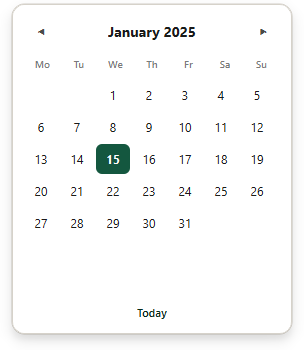

Write Python code to recreate this figure.
"""
Visual test for the CalendarPopup.
Renders the popup offscreen, checks every button's geometry and style,
saves a screenshot, and prints diagnostics.
"""
import sys
import os
sys.path.insert(0, os.path.dirname(__file__))

from PySide6.QtWidgets import QApplication
from PySide6.QtCore import QDate, Qt
from PySide6.QtGui import QImage, QPainter

app = QApplication.instance() or QApplication(sys.argv)

# Apply the FULL global stylesheet (this is the root cause environment)
from src.ui.theme import get_stylesheet
app.setStyleSheet(get_stylesheet())

from src.ui.widgets.date_picker import CalendarPopup

# Create popup for January 2025 (31 days, starts on Wednesday)
test_date = QDate(2025, 1, 15)
popup = CalendarPopup(test_date)
popup.setWindowFlags(Qt.Widget)  # render as normal widget for testing
popup.setAttribute(Qt.WA_TranslucentBackground, False)  # disable for offscreen
popup.show()
app.processEvents()

print("=" * 60)
print(f"  CalendarPopup Visual Test — January 2025")
print(f"  Selected: Jan 15  |  Today: {QDate.currentDate().toString('MMM d')}")
print("=" * 60)

# Check the card
card = popup._card
print(f"\n[Card] geometry={card.geometry()}, visible={card.isVisible()}")

# Find all QPushButtons inside the card
from PySide6.QtWidgets import QPushButton
all_btns = card.findChildren(QPushButton)
print(f"\n[Buttons] Total QPushButtons in card: {len(all_btns)}")

day_btns = []
nav_btns = []
other_btns = []
for btn in all_btns:
    text = btn.text().strip()
    if text.isdigit() and 1 <= int(text) <= 31:
        day_btns.append(btn)
    elif text in ("\u25c0", "\u25b6"):
        nav_btns.append(btn)
    else:
        other_btns.append(btn)

print(f"  Day buttons: {len(day_btns)}")
print(f"  Nav buttons: {len(nav_btns)}")
print(f"  Other buttons: {len(other_btns)}  ({[b.text().encode('ascii', 'replace').decode() for b in other_btns]})")

# Check each day button's effective style
print(f"\n{'Day':>3} | {'Size':>9} | {'Visible':>7} | {'SS has padding:0':>17} | {'Background':>12}")
print("-" * 60)
problems = []
for btn in sorted(day_btns, key=lambda b: int(b.text())):
    day = int(btn.text())
    sz = f"{btn.width()}x{btn.height()}"
    vis = btn.isVisible()
    ss = btn.styleSheet()
    has_pad_reset = "padding: 0px" in ss or "padding:0px" in ss
    # Try to read effective background from stylesheet
    bg = "?"
    if "background: #14573F" in ss or "background: " + "#14573F" in ss:
        bg = "GREEN(sel)"
    elif "background: #F3F1EC" in ss:
        bg = "CREAM(today)"
    elif "background: #FFFFFF" in ss:
        bg = "WHITE"
    elif "background: transparent" in ss:
        bg = "TRANSPARENT"
    else:
        # Extract first background value
        import re
        m = re.search(r'background:\s*([^;]+);', ss)
        bg = m.group(1).strip() if m else "UNKNOWN"

    flag = ""
    if not vis:
        flag = " *** INVISIBLE"
        problems.append(f"Day {day} is not visible!")
    if not has_pad_reset:
        flag += " *** NO PADDING RESET"
        problems.append(f"Day {day} missing padding:0px reset!")

    print(f"{day:>3} | {sz:>9} | {str(vis):>7} | {str(has_pad_reset):>17} | {bg:>12}{flag}")

# Render to screenshot
print("\n[Screenshot] Rendering popup to test_calendar_visual.png ...")
from PySide6.QtCore import QPoint

img = QImage(popup.size(), QImage.Format_ARGB32_Premultiplied)
img.fill(Qt.white)
painter = QPainter(img)
popup.render(painter, QPoint(0, 0))
painter.end()
img.save("test_calendar_visual.png")
print(f"  Saved {img.width()}x{img.height()} image.")

# Also render just the card
img2 = QImage(card.size(), QImage.Format_ARGB32_Premultiplied)
img2.fill(Qt.white)
painter2 = QPainter(img2)
card.render(painter2, QPoint(0, 0))
painter2.end()
img2.save("test_calendar_card.png")
print(f"  Saved card-only {img2.width()}x{img2.height()} image.")

# Summary
print("\n" + "=" * 60)
if problems:
    print(f"  PROBLEMS FOUND: {len(problems)}")
    for p in problems:
        print(f"    - {p}")
else:
    print("  ALL CHECKS PASSED!")
    print(f"  - {len(day_btns)} day buttons, all visible, all have padding reset")
    print(f"  - {len(nav_btns)} nav buttons")
    print(f"  - Screenshots saved")
print("=" * 60)

popup.close()
app.quit()
